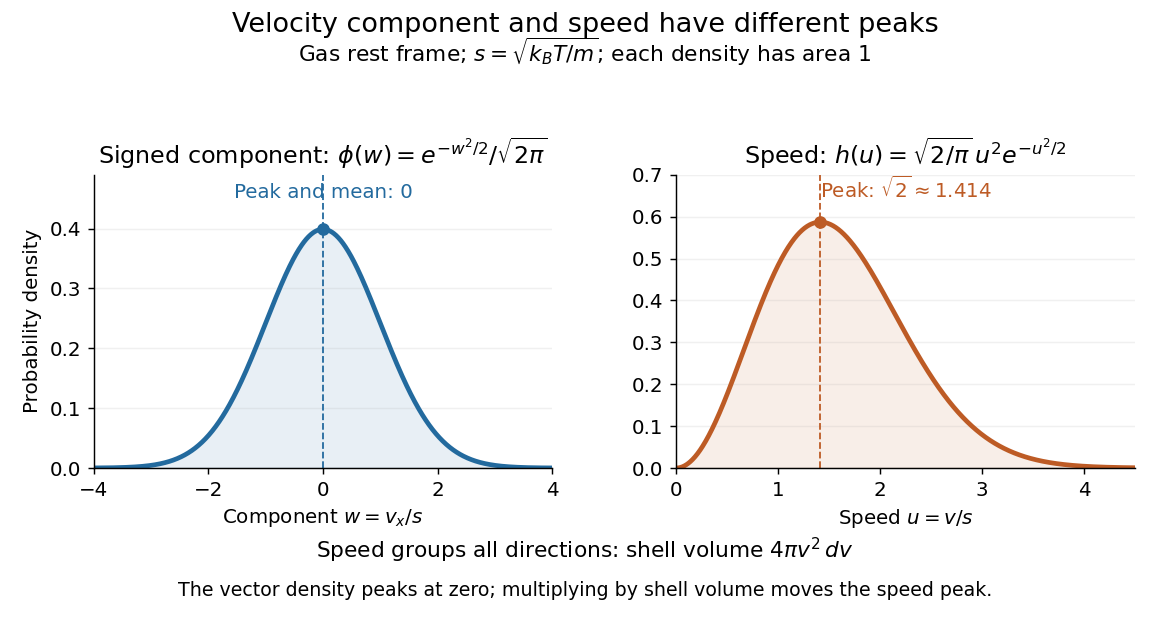

Generate this figure with Python:
"""Compare a signed Maxwell velocity component with the three-dimensional speed.

Writes an opaque white PNG with this script's basename in the working directory.
Tested with Python 3.14.4, NumPy 2.3.5, Matplotlib 3.10.7.
"""

from pathlib import Path

import matplotlib.pyplot as plt
import numpy as np


def main():
    # Quadrature checks the component and speed laws, including their moments.
    w_check = np.linspace(-12.0, 12.0, 24001)
    phi_check = np.exp(-w_check**2 / 2) / np.sqrt(2 * np.pi)
    u_check = np.linspace(0.0, 12.0, 24001)
    h_check = np.sqrt(2 / np.pi) * u_check**2 * np.exp(-u_check**2 / 2)
    assert np.isclose(np.trapezoid(phi_check, w_check), 1.0, atol=1e-10, rtol=0)
    assert np.isclose(np.trapezoid(w_check * phi_check, w_check), 0.0,
                      atol=1e-10, rtol=0)
    assert np.isclose(np.trapezoid(w_check**2 * phi_check, w_check), 1.0,
                      atol=1e-10, rtol=0)
    expected = [1.0, np.sqrt(8 / np.pi), 3.0]
    for order, value in enumerate(expected):
        assert np.isclose(np.trapezoid(u_check**order * h_check, u_check),
                          value, atol=1e-10, rtol=0)
    vector_density = np.exp(-u_check**2 / 2) / (2 * np.pi)**1.5
    assert np.allclose(4 * np.pi * u_check**2 * vector_density, h_check)

    plt.rcParams.update({"font.size": 11, "figure.facecolor": "white",
                         "axes.facecolor": "white", "savefig.facecolor": "white",
                         "axes.spines.top": False, "axes.spines.right": False})
    fig, axes = plt.subplots(1, 2, figsize=(9.0, 4.8), dpi=130)
    fig.subplots_adjust(left=0.08, right=0.97, bottom=0.25, top=0.72, wspace=0.27)
    fig.suptitle("Velocity component and speed have different peaks", y=0.98,
                 fontsize=15)
    fig.text(0.5, 0.90, r"Gas rest frame; $s=\sqrt{k_B T/m}$; each density has area 1",
             ha="center", fontsize=12)
    blue, orange = "#236a9e", "#bd5b25"
    w = np.linspace(-4.0, 4.0, 801)
    phi = np.exp(-w**2 / 2) / np.sqrt(2 * np.pi)
    left, right = axes
    left.plot(w, phi, color=blue, lw=2.6)
    left.fill_between(w, phi, color=blue, alpha=0.10)
    left.axvline(0, color=blue, ls="--", lw=1.0)
    left.scatter([0], [1 / np.sqrt(2 * np.pi)], color=blue, zorder=3)
    left.set(title=r"Signed component: $\phi(w)=e^{-w^2/2}/\sqrt{2\pi}$",
             xlabel=r"Component $w=v_x/s$", ylabel="Probability density",
             xlim=(-4, 4), ylim=(0, 0.49))
    left.text(0.5, 0.92, "Peak and mean: 0", ha="center", color=blue,
              transform=left.transAxes)
    u = np.linspace(0.0, 4.5, 901)
    h = np.sqrt(2 / np.pi) * u**2 * np.exp(-u**2 / 2)
    right.plot(u, h, color=orange, lw=2.6)
    right.fill_between(u, h, color=orange, alpha=0.10)
    peak = np.sqrt(2.0)
    peak_density = np.sqrt(2 / np.pi) * peak**2 * np.exp(-peak**2 / 2)
    right.axvline(peak, color=orange, ls="--", lw=1.0)
    right.scatter([peak], [peak_density], color=orange, zorder=3)
    right.set(title=r"Speed: $h(u)=\sqrt{2/\pi}\,u^2e^{-u^2/2}$",
              xlabel=r"Speed $u=v/s$", xlim=(0, 4.5), ylim=(0, 0.70))
    right.text(0.5, 0.92, r"Peak: $\sqrt{2}\approx1.414$", ha="center",
               color=orange, transform=right.transAxes)
    for ax in axes:
        ax.grid(axis="y", alpha=0.18)
    fig.text(0.5, 0.105, r"Speed groups all directions: shell volume $4\pi v^2\,dv$",
             ha="center", fontsize=12)
    fig.text(0.5, 0.045, "The vector density peaks at zero; multiplying by shell volume moves the speed peak.",
             ha="center", fontsize=10.5)
    fig.savefig(Path.cwd() / Path(__file__).with_suffix(".png").name,
                facecolor="white", transparent=False)
    plt.close(fig)


if __name__ == "__main__":
    main()
